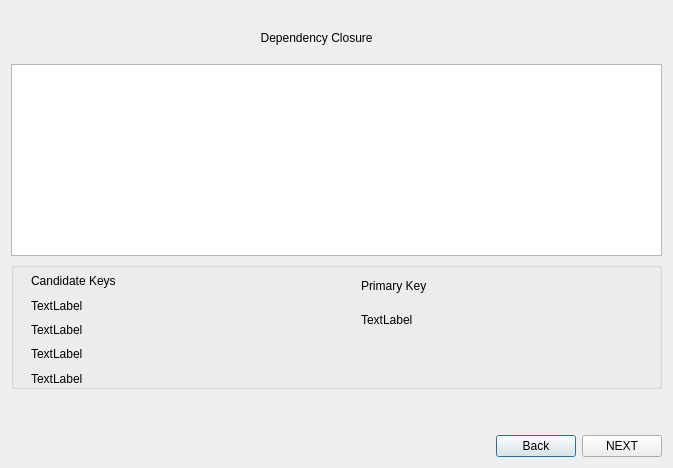
<?xml version="1.0" encoding="UTF-8"?>
<ui version="4.0">
 <class>Dialog_closure_view</class>
 <widget class="QDialog" name="Dialog_closure_view">
  <property name="geometry">
   <rect>
    <x>0</x>
    <y>0</y>
    <width>673</width>
    <height>468</height>
   </rect>
  </property>
  <property name="windowTitle">
   <string>Dialog</string>
  </property>
  <layout class="QVBoxLayout" name="verticalLayout_2">
   <item>
    <spacer name="verticalSpacer_2">
     <property name="orientation">
      <enum>Qt::Vertical</enum>
     </property>
     <property name="sizeType">
      <enum>QSizePolicy::Fixed</enum>
     </property>
     <property name="sizeHint" stdset="0">
      <size>
       <width>20</width>
       <height>20</height>
      </size>
     </property>
    </spacer>
   </item>
   <item>
    <layout class="QVBoxLayout" name="verticalLayout">
     <item>
      <widget class="QLabel" name="label">
       <property name="text">
        <string>                                                                           Dependency Closure</string>
       </property>
      </widget>
     </item>
     <item>
      <spacer name="verticalSpacer_3">
       <property name="orientation">
        <enum>Qt::Vertical</enum>
       </property>
       <property name="sizeType">
        <enum>QSizePolicy::Fixed</enum>
       </property>
       <property name="sizeHint" stdset="0">
        <size>
         <width>20</width>
         <height>13</height>
        </size>
       </property>
      </spacer>
     </item>
     <item>
      <widget class="QTableWidget" name="tableClosure">
       <property name="sizePolicy">
        <sizepolicy hsizetype="Expanding" vsizetype="Expanding">
         <horstretch>0</horstretch>
         <verstretch>0</verstretch>
        </sizepolicy>
       </property>
      </widget>
     </item>
     <item>
      <widget class="QGroupBox" name="groupBox">
       <property name="sizePolicy">
        <sizepolicy hsizetype="Preferred" vsizetype="Expanding">
         <horstretch>0</horstretch>
         <verstretch>0</verstretch>
        </sizepolicy>
       </property>
       <property name="minimumSize">
        <size>
         <width>0</width>
         <height>0</height>
        </size>
       </property>
       <property name="title">
        <string/>
       </property>
       <widget class="QWidget" name="">
        <property name="geometry">
         <rect>
          <x>20</x>
          <y>10</y>
          <width>241</width>
          <height>140</height>
         </rect>
        </property>
        <layout class="QVBoxLayout" name="verticalLayout_3">
         <item>
          <widget class="QLabel" name="label_2">
           <property name="text">
            <string>Candidate Keys</string>
           </property>
          </widget>
         </item>
         <item>
          <widget class="QLabel" name="label_3">
           <property name="text">
            <string>TextLabel</string>
           </property>
          </widget>
         </item>
         <item>
          <widget class="QLabel" name="label_7">
           <property name="text">
            <string>TextLabel</string>
           </property>
          </widget>
         </item>
         <item>
          <widget class="QLabel" name="label_4">
           <property name="text">
            <string>TextLabel</string>
           </property>
          </widget>
         </item>
         <item>
          <widget class="QLabel" name="label_5">
           <property name="text">
            <string>TextLabel</string>
           </property>
          </widget>
         </item>
         <item>
          <widget class="QLabel" name="label_6">
           <property name="text">
            <string>TextLabel</string>
           </property>
          </widget>
         </item>
        </layout>
       </widget>
       <widget class="QWidget" name="">
        <property name="geometry">
         <rect>
          <x>350</x>
          <y>10</y>
          <width>231</width>
          <height>61</height>
         </rect>
        </property>
        <layout class="QVBoxLayout" name="verticalLayout_4">
         <item>
          <widget class="QLabel" name="label_8">
           <property name="text">
            <string>Primary Key</string>
           </property>
          </widget>
         </item>
         <item>
          <widget class="QLabel" name="label_9">
           <property name="text">
            <string>TextLabel</string>
           </property>
          </widget>
         </item>
        </layout>
       </widget>
      </widget>
     </item>
     <item>
      <spacer name="verticalSpacer">
       <property name="orientation">
        <enum>Qt::Vertical</enum>
       </property>
       <property name="sizeType">
        <enum>QSizePolicy::Fixed</enum>
       </property>
       <property name="sizeHint" stdset="0">
        <size>
         <width>20</width>
         <height>40</height>
        </size>
       </property>
      </spacer>
     </item>
     <item>
      <layout class="QHBoxLayout" name="horizontalLayout">
       <item>
        <spacer name="horizontalSpacer">
         <property name="orientation">
          <enum>Qt::Horizontal</enum>
         </property>
         <property name="sizeHint" stdset="0">
          <size>
           <width>40</width>
           <height>20</height>
          </size>
         </property>
        </spacer>
       </item>
       <item>
        <widget class="QPushButton" name="backButton">
         <property name="text">
          <string>Back</string>
         </property>
        </widget>
       </item>
       <item>
        <widget class="QPushButton" name="nextButton">
         <property name="text">
          <string>NEXT</string>
         </property>
        </widget>
       </item>
      </layout>
     </item>
    </layout>
   </item>
  </layout>
 </widget>
 <resources/>
 <connections/>
</ui>
